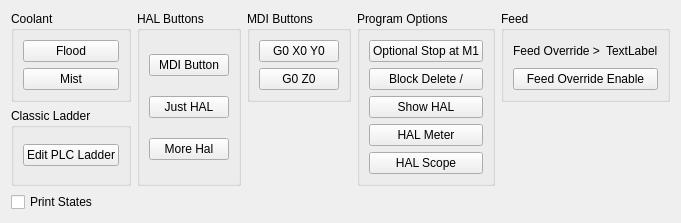
      <widget class="QWidget" name="tab_7">
       <attribute name="title">
        <string>Misc.</string>
       </attribute>
       <layout class="QGridLayout" name="gridLayout_28">
        <item row="0" column="0">
         <widget class="QGroupBox" name="groupBox_11">
          <property name="title">
           <string>Coolant</string>
          </property>
          <layout class="QGridLayout" name="gridLayout_25">
           <item row="0" column="0">
            <widget class="QPushButton" name="flood_pb">
             <property name="text">
              <string>Flood</string>
             </property>
             <property name="checkable">
              <bool>true</bool>
             </property>
            </widget>
           </item>
           <item row="1" column="0">
            <widget class="QPushButton" name="mist_pb">
             <property name="text">
              <string>Mist</string>
             </property>
             <property name="checkable">
              <bool>true</bool>
             </property>
            </widget>
           </item>
          </layout>
         </widget>
        </item>
        <item row="2" column="0" colspan="3">
         <widget class="QCheckBox" name="print_states_cb">
          <property name="text">
           <string>Print States</string>
          </property>
         </widget>
        </item>
        <item row="0" column="4">
         <widget class="QGroupBox" name="groupBox_13">
          <property name="title">
           <string>Feed</string>
          </property>
          <layout class="QGridLayout" name="gridLayout_27">
           <item row="0" column="0">
            <widget class="QLabel" name="label_30">
             <property name="text">
              <string>Feed Override &gt;</string>
             </property>
            </widget>
           </item>
           <item row="0" column="1">
            <widget class="QLabel" name="feed_override_enabled_lb">
             <property name="text">
              <string>TextLabel</string>
             </property>
            </widget>
           </item>
           <item row="1" column="0" colspan="2">
            <widget class="QPushButton" name="feed_override_pb">
             <property name="text">
              <string>Feed Override Enable</string>
             </property>
            </widget>
           </item>
          </layout>
         </widget>
        </item>
        <item row="1" column="0">
         <widget class="QGroupBox" name="groupBox_20">
          <property name="title">
           <string>Classic Ladder</string>
          </property>
          <layout class="QGridLayout" name="gridLayout_33">
           <item row="0" column="0">
            <widget class="QPushButton" name="edit_ladder_pb">
             <property name="text">
              <string>Edit PLC Ladder</string>
             </property>
            </widget>
           </item>
          </layout>
         </widget>
        </item>
        <item row="0" column="1" rowspan="2">
         <widget class="QGroupBox" name="groupBox_2">
          <property name="title">
           <string>HAL Buttons</string>
          </property>
          <layout class="QGridLayout" name="gridLayout_34">
           <item row="0" column="0">
            <widget class="QPushButton" name="pushButton_3">
             <property name="text">
              <string>MDI Button</string>
             </property>
             <property name="function" stdset="0">
              <string>mdi</string>
             </property>
             <property name="required" stdset="0">
              <string>homed</string>
             </property>
             <property name="command" stdset="0">
              <string>G0 X0 Y0</string>
             </property>
            </widget>
           </item>
           <item row="1" column="0">
            <widget class="QPushButton" name="pushButton_4">
             <property name="text">
              <string>Just HAL</string>
             </property>
            </widget>
           </item>
           <item row="2" column="0">
            <widget class="QPushButton" name="pushButton_5">
             <property name="text">
              <string>More Hal</string>
             </property>
            </widget>
           </item>
          </layout>
         </widget>
        </item>
        <item row="0" column="2">
         <widget class="QGroupBox" name="groupBox_10">
          <property name="title">
           <string>MDI Buttons</string>
          </property>
          <layout class="QGridLayout" name="gridLayout_24">
           <item row="0" column="0">
            <widget class="QPushButton" name="pushButton">
             <property name="text">
              <string>G0 X0 Y0</string>
             </property>
             <property name="function" stdset="0">
              <string>mdi</string>
             </property>
             <property name="command" stdset="0">
              <string>G0 X0 Y0</string>
             </property>
            </widget>
           </item>
           <item row="1" column="0">
            <widget class="QPushButton" name="pushButton_2">
             <property name="text">
              <string>G0 Z0</string>
             </property>
             <property name="function" stdset="0">
              <string>mdi</string>
             </property>
             <property name="command" stdset="0">
              <string>G0 Z0</string>
             </property>
            </widget>
           </item>
          </layout>
         </widget>
        </item>
        <item row="0" column="3" rowspan="2">
         <widget class="QGroupBox" name="groupBox_12">
          <property name="title">
           <string>Program Options</string>
          </property>
          <layout class="QGridLayout" name="gridLayout_26">
           <item row="1" column="0">
            <widget class="QPushButton" name="block_delete_pb">
             <property name="text">
              <string>Block Delete /</string>
             </property>
            </widget>
           </item>
           <item row="3" column="0">
            <widget class="QPushButton" name="hal_meter_pb">
             <property name="text">
              <string>HAL Meter</string>
             </property>
            </widget>
           </item>
           <item row="2" column="0">
            <widget class="QPushButton" name="show_hal_pb">
             <property name="text">
              <string>Show HAL</string>
             </property>
            </widget>
           </item>
           <item row="0" column="0">
            <widget class="QPushButton" name="optional_stop_pb">
             <property name="text">
              <string>Optional Stop at M1</string>
             </property>
            </widget>
           </item>
           <item row="4" column="0">
            <widget class="QPushButton" name="hal_scope_pb">
             <property name="text">
              <string>HAL Scope</string>
             </property>
            </widget>
           </item>
          </layout>
         </widget>
        </item>
       </layout>
      </widget>
